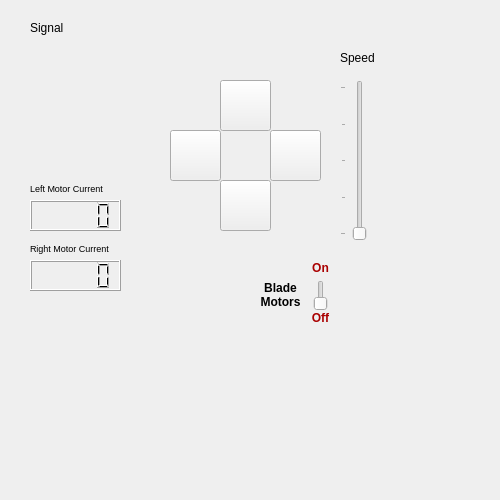
<?xml version="1.0" encoding="UTF-8"?>
<ui version="4.0">
 <class>RobotGui</class>
 <widget class="QWidget" name="RobotGui">
  <property name="geometry">
   <rect>
    <x>0</x>
    <y>0</y>
    <width>500</width>
    <height>500</height>
   </rect>
  </property>
  <property name="windowTitle">
   <string>RobotGUI</string>
  </property>
  <property name="windowIcon">
   <iconset resource="terminal.qrc">
    <normaloff>:/robot.jpg</normaloff>:/robot.jpg</iconset>
  </property>
  <widget class="QSlider" name="speedSlider">
   <property name="geometry">
    <rect>
     <x>340</x>
     <y>80</y>
     <width>31</width>
     <height>161</height>
    </rect>
   </property>
   <property name="focusPolicy">
    <enum>Qt::ClickFocus</enum>
   </property>
   <property name="maximum">
    <number>100</number>
   </property>
   <property name="orientation">
    <enum>Qt::Vertical</enum>
   </property>
   <property name="tickPosition">
    <enum>QSlider::TicksAbove</enum>
   </property>
   <property name="tickInterval">
    <number>25</number>
   </property>
  </widget>
  <widget class="QLabel" name="sliderLabel">
   <property name="geometry">
    <rect>
     <x>340</x>
     <y>50</y>
     <width>41</width>
     <height>16</height>
    </rect>
   </property>
   <property name="text">
    <string>Speed</string>
   </property>
  </widget>
  <widget class="QPushButton" name="upButton">
   <property name="geometry">
    <rect>
     <x>220</x>
     <y>80</y>
     <width>51</width>
     <height>51</height>
    </rect>
   </property>
   <property name="baseSize">
    <size>
     <width>0</width>
     <height>0</height>
    </size>
   </property>
   <property name="text">
    <string/>
   </property>
   <property name="icon">
    <iconset resource="terminal.qrc">
     <normaloff>:/up.png</normaloff>:/up.png</iconset>
   </property>
   <property name="iconSize">
    <size>
     <width>50</width>
     <height>50</height>
    </size>
   </property>
   <property name="autoRepeat">
    <bool>false</bool>
   </property>
   <property name="autoRepeatDelay">
    <number>100</number>
   </property>
   <property name="autoRepeatInterval">
    <number>100</number>
   </property>
  </widget>
  <widget class="QPushButton" name="downButton">
   <property name="geometry">
    <rect>
     <x>220</x>
     <y>180</y>
     <width>51</width>
     <height>51</height>
    </rect>
   </property>
   <property name="baseSize">
    <size>
     <width>0</width>
     <height>0</height>
    </size>
   </property>
   <property name="text">
    <string/>
   </property>
   <property name="icon">
    <iconset resource="terminal.qrc">
     <normaloff>:/down.jpg</normaloff>:/down.jpg</iconset>
   </property>
   <property name="iconSize">
    <size>
     <width>50</width>
     <height>50</height>
    </size>
   </property>
   <property name="autoRepeat">
    <bool>false</bool>
   </property>
   <property name="autoRepeatDelay">
    <number>100</number>
   </property>
   <property name="autoRepeatInterval">
    <number>100</number>
   </property>
  </widget>
  <widget class="QPushButton" name="leftButton">
   <property name="geometry">
    <rect>
     <x>170</x>
     <y>130</y>
     <width>51</width>
     <height>51</height>
    </rect>
   </property>
   <property name="baseSize">
    <size>
     <width>0</width>
     <height>0</height>
    </size>
   </property>
   <property name="text">
    <string/>
   </property>
   <property name="icon">
    <iconset resource="terminal.qrc">
     <normaloff>:/left.jpg</normaloff>:/left.jpg</iconset>
   </property>
   <property name="iconSize">
    <size>
     <width>50</width>
     <height>50</height>
    </size>
   </property>
   <property name="autoRepeat">
    <bool>false</bool>
   </property>
   <property name="autoRepeatDelay">
    <number>100</number>
   </property>
   <property name="autoRepeatInterval">
    <number>100</number>
   </property>
  </widget>
  <widget class="QPushButton" name="rightButton">
   <property name="geometry">
    <rect>
     <x>270</x>
     <y>130</y>
     <width>51</width>
     <height>51</height>
    </rect>
   </property>
   <property name="baseSize">
    <size>
     <width>0</width>
     <height>0</height>
    </size>
   </property>
   <property name="text">
    <string/>
   </property>
   <property name="icon">
    <iconset resource="terminal.qrc">
     <normaloff>:/right.jpg</normaloff>:/right.jpg</iconset>
   </property>
   <property name="iconSize">
    <size>
     <width>50</width>
     <height>50</height>
    </size>
   </property>
   <property name="autoRepeat">
    <bool>false</bool>
   </property>
   <property name="autoRepeatDelay">
    <number>100</number>
   </property>
   <property name="autoRepeatInterval">
    <number>100</number>
   </property>
  </widget>
  <widget class="QLedIndicator" name="HBledIndicator">
   <property name="geometry">
    <rect>
     <x>20</x>
     <y>40</y>
     <width>61</width>
     <height>71</height>
    </rect>
   </property>
   <property name="toolTip">
    <string>Led indicator/button</string>
   </property>
   <property name="whatsThis">
    <string>Led indicator/button</string>
   </property>
   <property name="onColor1">
    <color>
     <red>255</red>
     <green>3</green>
     <blue>19</blue>
    </color>
   </property>
   <property name="onColor2">
    <color>
     <red>220</red>
     <green>6</green>
     <blue>17</blue>
    </color>
   </property>
   <property name="offColor1">
    <color>
     <red>22</red>
     <green>1</green>
     <blue>2</blue>
    </color>
   </property>
   <property name="offColor2">
    <color>
     <red>125</red>
     <green>2</green>
     <blue>11</blue>
    </color>
   </property>
  </widget>
  <widget class="QLabel" name="label">
   <property name="geometry">
    <rect>
     <x>30</x>
     <y>20</y>
     <width>41</width>
     <height>16</height>
    </rect>
   </property>
   <property name="text">
    <string>Signal</string>
   </property>
  </widget>
  <widget class="QLCDNumber" name="M1currentLcd">
   <property name="geometry">
    <rect>
     <x>30</x>
     <y>200</y>
     <width>91</width>
     <height>31</height>
    </rect>
   </property>
   <property name="autoFillBackground">
    <bool>true</bool>
   </property>
   <property name="smallDecimalPoint">
    <bool>false</bool>
   </property>
   <property name="digitCount">
    <number>5</number>
   </property>
   <property name="segmentStyle">
    <enum>QLCDNumber::Filled</enum>
   </property>
   <property name="intValue" stdset="0">
    <number>0</number>
   </property>
  </widget>
  <widget class="QLCDNumber" name="M2currentLcd">
   <property name="geometry">
    <rect>
     <x>30</x>
     <y>260</y>
     <width>91</width>
     <height>31</height>
    </rect>
   </property>
   <property name="autoFillBackground">
    <bool>true</bool>
   </property>
   <property name="frameShape">
    <enum>QFrame::Box</enum>
   </property>
  </widget>
  <widget class="QLabel" name="label_2">
   <property name="geometry">
    <rect>
     <x>30</x>
     <y>180</y>
     <width>91</width>
     <height>16</height>
    </rect>
   </property>
   <property name="font">
    <font>
     <pointsize>7</pointsize>
    </font>
   </property>
   <property name="text">
    <string>Left Motor Current</string>
   </property>
  </widget>
  <widget class="QLabel" name="label_3">
   <property name="geometry">
    <rect>
     <x>30</x>
     <y>240</y>
     <width>91</width>
     <height>16</height>
    </rect>
   </property>
   <property name="font">
    <font>
     <pointsize>7</pointsize>
    </font>
   </property>
   <property name="text">
    <string>Right Motor Current</string>
   </property>
  </widget>
  <widget class="QSlider" name="bladeToggle">
   <property name="geometry">
    <rect>
     <x>310</x>
     <y>280</y>
     <width>21</width>
     <height>31</height>
    </rect>
   </property>
   <property name="maximum">
    <number>50</number>
   </property>
   <property name="pageStep">
    <number>10</number>
   </property>
   <property name="orientation">
    <enum>Qt::Vertical</enum>
   </property>
  </widget>
  <widget class="QLabel" name="sliderLabel_2">
   <property name="geometry">
    <rect>
     <x>260</x>
     <y>280</y>
     <width>41</width>
     <height>31</height>
    </rect>
   </property>
   <property name="text">
    <string>&lt;html&gt;&lt;head/&gt;&lt;body&gt;&lt;p align=&quot;center&quot;&gt;&lt;span style=&quot; font-weight:600;&quot;&gt;Blade Motors&lt;/span&gt;&lt;/p&gt;&lt;/body&gt;&lt;/html&gt;</string>
   </property>
   <property name="wordWrap">
    <bool>true</bool>
   </property>
  </widget>
  <widget class="QLabel" name="sliderLabel_3">
   <property name="geometry">
    <rect>
     <x>300</x>
     <y>260</y>
     <width>41</width>
     <height>16</height>
    </rect>
   </property>
   <property name="font">
    <font>
     <weight>75</weight>
     <bold>true</bold>
    </font>
   </property>
   <property name="text">
    <string>&lt;html&gt;&lt;head/&gt;&lt;body&gt;&lt;p align=&quot;center&quot;&gt;&lt;span style=&quot; color:#aa0000;&quot;&gt;On&lt;/span&gt;&lt;/p&gt;&lt;/body&gt;&lt;/html&gt;</string>
   </property>
  </widget>
  <widget class="QLabel" name="sliderLabel_4">
   <property name="geometry">
    <rect>
     <x>300</x>
     <y>310</y>
     <width>41</width>
     <height>16</height>
    </rect>
   </property>
   <property name="font">
    <font>
     <weight>75</weight>
     <bold>true</bold>
    </font>
   </property>
   <property name="text">
    <string>&lt;html&gt;&lt;head/&gt;&lt;body&gt;&lt;p align=&quot;center&quot;&gt;&lt;span style=&quot; color:#aa0000;&quot;&gt;Off&lt;/span&gt;&lt;/p&gt;&lt;/body&gt;&lt;/html&gt;</string>
   </property>
  </widget>
  <zorder>speedSlider</zorder>
  <zorder>sliderLabel</zorder>
  <zorder>downButton</zorder>
  <zorder>upButton</zorder>
  <zorder>leftButton</zorder>
  <zorder>rightButton</zorder>
  <zorder>HBledIndicator</zorder>
  <zorder>label</zorder>
  <zorder>M1currentLcd</zorder>
  <zorder>M2currentLcd</zorder>
  <zorder>label_2</zorder>
  <zorder>label_3</zorder>
  <zorder>bladeToggle</zorder>
  <zorder>sliderLabel_2</zorder>
  <zorder>sliderLabel_3</zorder>
  <zorder>sliderLabel_4</zorder>
 </widget>
 <customwidgets>
  <customwidget>
   <class>QLedIndicator</class>
   <extends>QWidget</extends>
   <header>qledindicator.h</header>
  </customwidget>
 </customwidgets>
 <resources>
  <include location="terminal.qrc"/>
 </resources>
 <connections/>
</ui>
